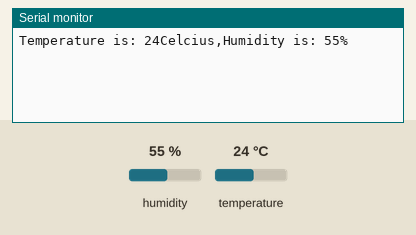
This sketch was run on a simulated ESP32. On the bench: the last lines printed to the serial monitor. Inputs (shaded band) come from the test bench; at power-on: humidity 55 %, temperature 24 °C.

Above: at 1.3 s.
1.4 s: humidity set to 22 %
2.9 s: temperature set to 12 °C
At 3.5 s:
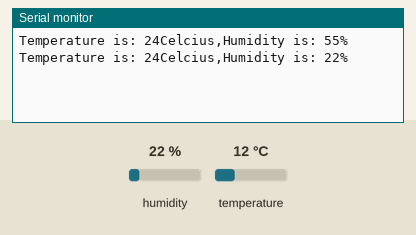
4.4 s: humidity set to 40 %
At 5.5 s:
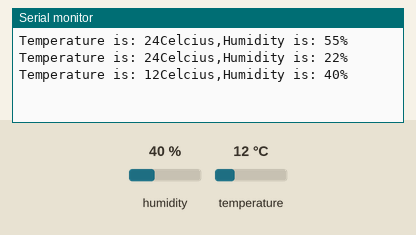
Timing chart, 0 to 7.4 s (numbered marks = the images above; inputs shaded):
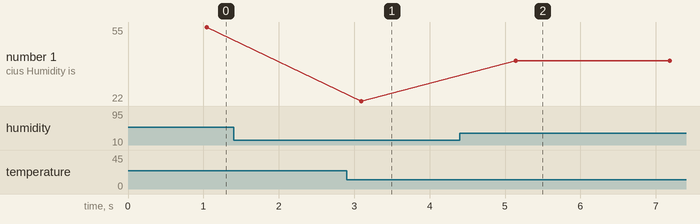

The sketch:

DHT11sensor_ESP32.ino
```cpp
#include <DHT11.h>//adding DHT11 library

DHT11 dht11(15);//creating a DHT11 object on pin 15

void setup() {
Serial.begin(9600);
}
void loop() {
  // put your main code here, to run repeatedly:
int temperature = 0;
int humidity = 0;
temperature = dht11.readTemperature();//built in library function for temperature
humidity = dht11.readHumidity();//built in library function for hunidity
Serial.print("Temperature is: ");
Serial.print(temperature);
Serial.print("Celcius");
Serial.print(",");
Serial.print("Humidity is: ");
Serial.print(humidity);
Serial.println("%");
delay(1000);
}
```

Measured:
- after the input at 4.4 s, the serial monitor: prints a new line after 0.74 s (image 2)
- plotted number 1: 22 → 40 after the input at 4.4 s
